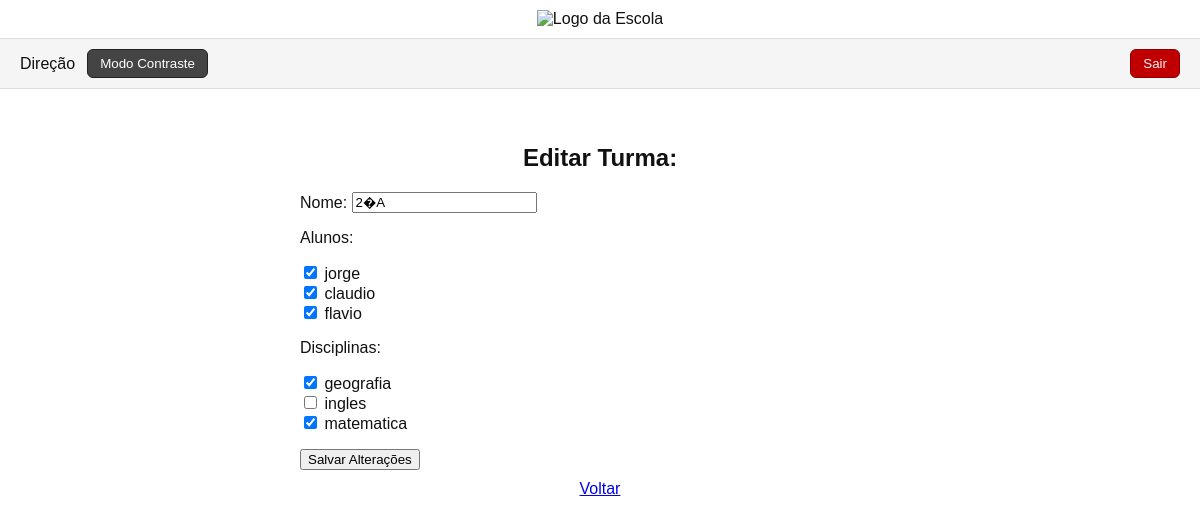
Page /usuarios/coordenacao/turma/editar/1/ (signed in) on the earlier database version.
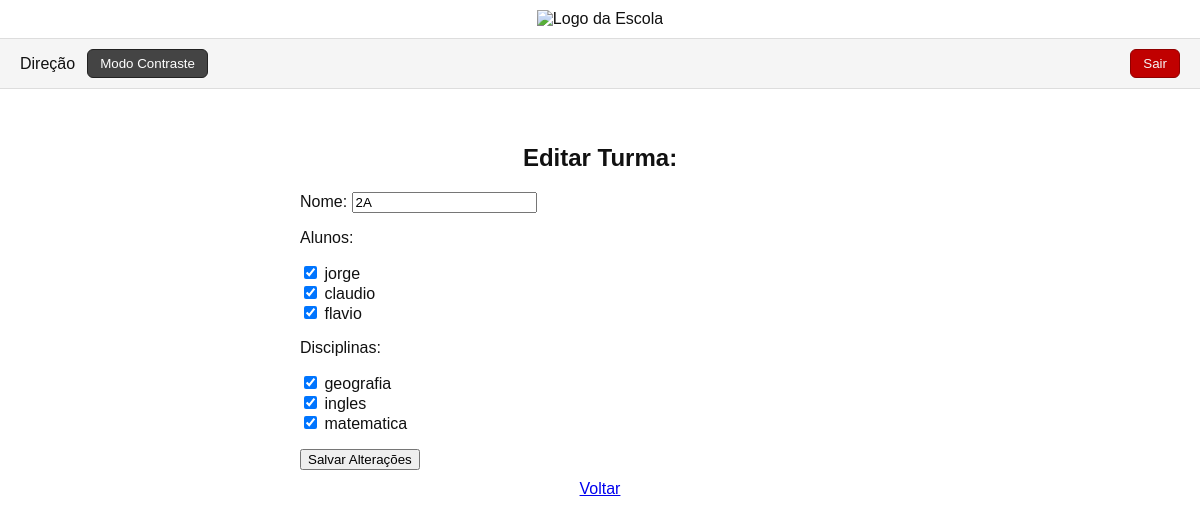
Same page on the later database version.
### usuarios/models.py (models this page shows, shortened)
class Turma(models.Model):
    nome = models.CharField(max_length=50)
    alunos = models.ManyToManyField(Aluno, related_name='turmas')
    disciplinas = models.ManyToManyField(Disciplina, related_name='turmas')

class Aluno(models.Model):
    user = models.OneToOneField(User, on_delete=models.CASCADE, null=True, blank=True)
    nome = models.CharField(max_length=100)
    matricula = models.CharField(max_length=20, unique=True)
    email = models.EmailField(blank=True, null=True)
    turma = models.CharField(max_length=50)
    data_nascimento = models.DateField(null=True, blank=True)
    cpf = models.CharField(max_length=14, blank=True, null=True)
    cartao_sus = models.CharField(max_length=20, blank=True, null=True)
    telefone_responsaveis = models.CharField(max_length=200, blank=True, null=True)
    tem_deficiencia = models.BooleanField(default=False)
    deficiencia_descricao = models.CharField(max_length=200, blank=True, null=True)
    restricao_alimentar = models.BooleanField(default=False)
    restricao_alimentar_descricao = models.CharField(max_length=200, blank=True, null=True)
    alergia_medicacao = models.BooleanField(default=False)
    alergia_medicacao_descricao = models.CharField(max_length=200, blank=True, null=True)
    autorizacao_ir_sozinho = models.BooleanField(default=False)
    pessoas_autorizadas_retirar = models.TextField(blank=True, null=True)
    observacoes_medicas = models.TextField(blank=True, null=True)
    def __str__(self):
        return self.nome

class Disciplina(models.Model):
    nome = models.CharField(max_length=100)
    professor = models.ForeignKey(Professor, on_delete=models.CASCADE, related_name='disciplinas')
    def __str__(self):
        return self.nome

### usuarios/decorators.py (the view, shortened to what this page needs)
        def wrapper(request, *args, **kwargs):
            if not request.user.is_authenticated:
                return redirect("login")
            grupos_user = set(request.user.groups.values_list("name", flat=True))
            if "Direcao" in grupos_user:
                return view_func(request, *args, **kwargs)

### usuarios/forms.py
class TurmaForm(forms.ModelForm):
    class Meta:
        model = Turma
        fields = ['nome', 'alunos', 'disciplinas']
        widgets = {
            'alunos': forms.CheckboxSelectMultiple(),
            'disciplinas': forms.CheckboxSelectMultiple(),
        }

### usuarios/context_processors.py (called while the page is built)
def grupos_do_usuario(request):
    if request.user.is_authenticated:
        grupos = request.user.groups.values_list('name', flat=True)
    else:
        grupos = []
    return {
        'is_secretaria': 'Secretaria' in grupos,
        'is_professor': 'Professor' in grupos,
        'is_aluno': 'Aluno' in grupos,
        'is_coordenacao': 'Coordenacao' in grupos,
        'is_direcao': 'Direcao' in grupos,
    }

### usuarios/templates/editar_turma.html (shortened to what this page needs)
{% extends "base.html" %}
{% block content %}
<h2 style="text-align:center;">Editar Turma: {{ turma.nome }}</h2>
<form method="POST" style="max-width:600px;margin:auto;">
    {{ form.as_p }}
    <button type="submit">Salvar Alterações</button>
</form>
<p style="text-align:center;margin-top:10px;">
    <a href="{{ request.META.HTTP_REFERER|default:'/' }}">Voltar</a>
</p>
{% endblock %}

Differences in the rows shown:
changed Turma: nome "2�A" → "2A"
Other differences:
form field disciplinas: "☑ ☐ ☑" → "☑ ☑ ☑"
